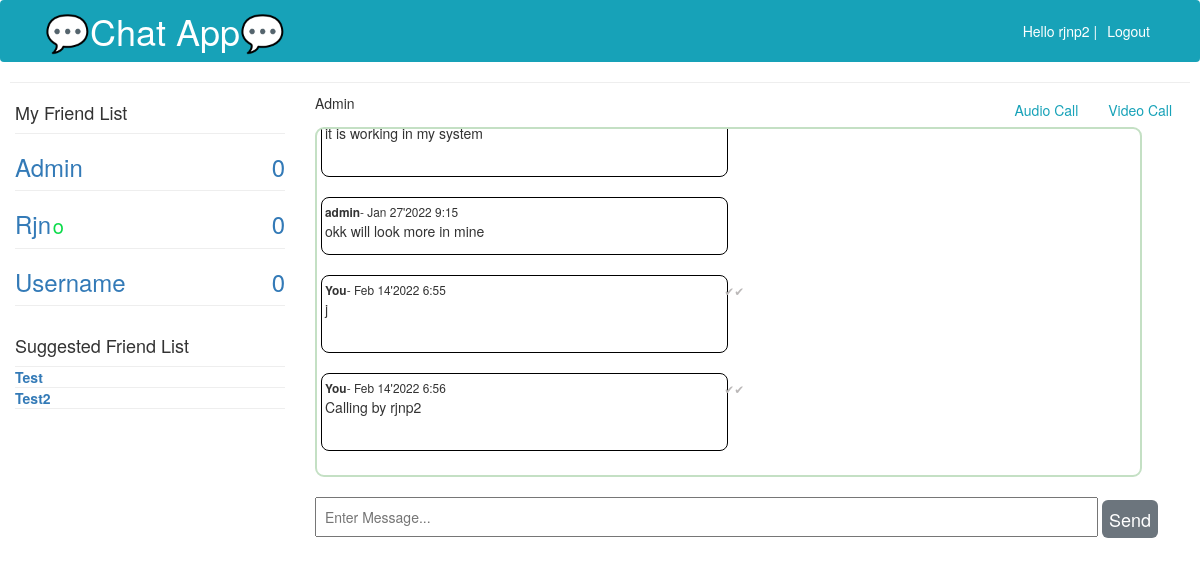
/chat_4 (signed in), run on the app's committed database.
### chat/models.py (models this page shows, shortened)
class ChatMessage(models.Model):
    id = models.UUIDField(primary_key = True,editable = False)
    chat_session = models.ForeignKey(ChatSession,on_delete=models.CASCADE,related_name='user_messages')
    user = models.ForeignKey(User, verbose_name='message_sender',on_delete=models.CASCADE)
    message_detail = models.JSONField()
    class Meta:
        ordering = ['-message_detail__timestamp']
    @staticmethod
    def count_overall_unread_msg(user_id):
        total_unread_msg = 0
        user_all_friends = ChatSession.objects.filter(Q(user1__id = user_id) | Q(user2__id = user_id))
        for ch_session in user_all_friends:
            un_read_msg_count = ChatMessage.objects.filter(chat_session = ch_session.id,message_detail__read = False).exclude(user__id = user_id).count()
            total_unread_msg += un_read_msg_count
        return total_unread_msg

### chat/views.py (the view)
# urls.py: path('', views.home, name ='home'),
@login_required
def home(request, room_name=None):
    unread_msg = ChatMessage.count_overall_unread_msg(request.user.id)
    user_inst = request.user
    user_all_friends = ChatSession.objects.filter(Q(user1 = user_inst) | Q(user2 = user_inst)).select_related('user1','user2').order_by('-updated_on')
    all_friends = []
    for ch_session in user_all_friends:
        user,user_inst = [ch_session.user2,ch_session.user1] if request.user.username == ch_session.user1.username else [ch_session.user1,ch_session.user2]
        un_read_msg_count = ChatMessage.objects.filter(chat_session = ch_session.id,message_detail__read = False).exclude(user = user_inst).count()
        data = {
            "user_name" : user.username,
            "room_name" : ch_session.room_group_name,
            "un_read_msg_count" : un_read_msg_count,
            "status" : user.profile_detail.is_online,
            "user_id" : user.id
        }
        all_friends.append(data)
    user_1 = request.user
    user_all_friends = ChatSession.objects.filter(Q(user1 = user_1) | Q(user2 = user_1))
    user_list = []
    for ch_session in user_all_friends:
        user_list.append(ch_session.user1.id)
        user_list.append(ch_session.user2.id)
    all_user = User.objects.exclude(Q(username=user_1.username)|Q(id__in = list(set(user_list))))
    opposite_user = None
    fetch_all_message= None
    if room_name:
        current_user = request.user
        try:
            check_user = ChatSession.objects.filter(Q(id = room_name[5:])&(Q(user1 = current_user)|Q(user2 = current_user)))
        except Exception:
            return HttpResponse("Something went wrong!!!")
        if check_user.exists():
            chat_user_pair = check_user.first()
            opposite_user = chat_user_pair.user2 if chat_user_pair.user1.username == current_user.username else chat_user_pair.user1
            fetch_all_message = ChatMessage.objects.filter(chat_session__id = room_name[5:]).order_by('message_detail__timestamp')
        else:
            return HttpResponse("You have't permission to chatting with this user!!!")
    context = {'unread_msg':unread_msg,
               'user_list': all_friends,
               'all_user' : all_user,
               'room_name' : room_name,
                'opposite_user' : opposite_user,
                'fetch_all_message' : fetch_all_message}
    return render(request, 'chat/home.html', context)

### chat/models.py (called while the page is built)
    @property
    def room_group_name(self):
        return f'chat_{self.id}'

### chat/templatetags/convert_date.py (called while the page is built)
@register.filter(expects_localtime=True)
def convert_date(value):
    return datetime.datetime.strptime(value, '%Y-%m-%d %H:%M:%S.%f')

### chat/templates/chat/home.html (shortened to what this page needs)
{% extends './base.html' %}
{% load convert_date %}
{% block content %}
<div class="row" id="overall-div">
    <div class="col-3">
        {% if request.user.is_authenticated %}
        <div class="friend_list">
            <h4>My Friend List</h4>
            <div>
                {% if user_list %}
                {% for user in user_list %}
                <hr style="margin:0;" />
                <div id={{user.user_name}}>
                    <a href="{% url 'chat:home' user.room_name %}" style="text-decoration: none;">
                        <h3>{{user.user_name | title}}
                            <small id="status" style="color: rgb(11, 219, 73); font-size: 20px; margin-left: -5px;">{%if user.status %} o {% endif %}</small>
                            <span id="unread" style="float: right;">{{user.un_read_msg_count}}</span>
                        </h3>
                    </a>
                </div>
                {% endfor %}
                <hr style="margin:0;" />
                {% else %}
                <p>No more users....</p>
                {% endif %}
            </div>
        </div>
        <br>
        <div class="suggested_friend_list">
            <h4>Suggested Friend List</h4>
            <div>
                {% if all_user %}
                {% for user in all_user %}
                <hr style="margin:0;" />
                <div id={{user.user_name}}>
                    <a href="{% url 'chat:create_friend' user.id %}"
                        style="text-decoration: none;"><strong>{{user.username| title}}</strong></a>
                </div>
                {% endfor %}
                <hr style="margin:0;" />
                {% else %}
                <p>No more users....</p>
                {% endif %}
            </div>
        </div>
        {% endif %}
    </div>
    <div class="col-9 content">
        {% if room_name %}
        <div class="contact-profile">
            <p id="callName">{{opposite_user.username | title}}</p>
            <div id="older_msg_div">
              <button class="btn btn-outline-info" onclick="call(video=false)">Audio Call</button>
              <button class="btn btn-outline-info" onclick="call(video=true)">Video Call</button>
            </div>
          </div>
        <div id="chat-main">
            <div id="chat-log" class="scroll">
                {% for msg in fetch_all_message %}
                <div class="chat_box" id="{{msg.id}}">
                    <small> <b class="check_user">{{msg.user.username}}</b>- {{msg.message_detail.timestamp |convert_date | date:"M d'Y f"}}</small>
                    <p>{{msg.message_detail.msg}}</p>
                    {% if msg.user == request.user %}
                    {% if msg.message_detail.read %}
                    <small id="as_read" style="color:rgb(8, 255, 8)">✔✔</small>
                    {% else %}
                    <small id="as_read" style="color: #bbb8b8;">✔✔</small>
                    {% endif %}
                    {% endif %}
                </div>
                <br>
                {% endfor %}
            </div><br>
            <input id="chat-message-input" type="text" placeholder="Enter Message..." autofocus
                style="width: 90%; padding: 8px;">
            <input class="btn btn-secondary btn-lg" id="chat-message-submit" type="button" value="Send" style="padding: 6px;">
        </div>
        {%endif%}
    </div>
</div>
{% endblock %}

### chat/templates/chat/base.html (shortened to what this page needs)
<!DOCTYPE html>
<html lang="en">
{% load static %}
<head>
    <link rel="stylesheet" href="{%  static  'chat/css/style.css'  %}">
    <link rel="stylesheet" href="https://cdn.jsdelivr.net/npm/bootstrap@4.6.0/dist/css/bootstrap.min.css"
>
    <link rel="stylesheet" href="https://use.fontawesome.com/releases/v5.15.2/css/all.css"
>
    <link rel='stylesheet prefetch'
    href='https://cdnjs.cloudflare.com/ajax/libs/font-awesome/4.6.2/css/font-awesome.min.css'>
    <link href="//maxcdn.bootstrapcdn.com/bootstrap/4.0.0/css/bootstrap.min.css" rel="stylesheet" id="bootstrap-css">
    <link href="//netdna.bootstrapcdn.com/bootstrap/3.0.0/css/bootstrap.min.css" rel="stylesheet" id="bootstrap-css">
</head>
<body>
    <div class="nav-bar">
        <nav class="navbar navbar-expand-lg navbar-info bg-info">
            <div class="container">
                <a class="" href="{% url 'chat:home' %}">
                    <h1 style="margin:0; color:white">💬Chat App💬</h1>
                </a>
                {% if user.is_authenticated %}
                <ul class="navbar-nav ml-auto">
                    <li class="nav-item active">
                        <a class="nav-link text-white"> Hello {{request.user.username}} | </a>
                    </li>
                    <li class="nav-item">
                        <a class="nav-link text-white" href="{% url 'user:logout' %}">Logout</a>
                    </li>
                </ul>
                {% endif %}
            </div>
        </nav>
    </div>
    <hr style="margin:10px;" />
    <div class="container-fluid">
        {% block content %}
        {% endblock %}
    </div>
</body>
</html>

### chat/static/chat/css/style.css (style rules this page uses)
a { text-decoration: none; }
div.scroll { margin: 4px, 4px; padding: 4px; width: 95%; height: 350px; overflow-x: auto; overflow-y: auto; text-align: justify; border: 2px solid rgb(196, 224, 196); border-radius: 9px; position: relative; }
.chat_box { border: 1px solid black; width: 50%; border-radius: 8px; padding: 3px; }
#as_read { position: relative; top: -49px; left: 100%; }
.contact-profile { display: flex; justify-content: space-between; align-content: center; }
button { cursor: pointer; }

### data on the page
ChatMessage: message_detail.msg "it is working in my system"
ChatMessage: user.username "admin", message_detail.timestamp|convert_date "Jan 27'2022 9:15", message_detail.msg "okk will look more in mine"
ChatMessage: message_detail.timestamp|convert_date "Feb 14'2022 6:55", message_detail.msg "j"
ChatMessage: message_detail.timestamp|convert_date "Feb 14'2022 6:56", message_detail.msg "Calling by rjnp2"

### other printed values
{{ request.user.username }} "rjnp2"
{{ user.user_name | title }} "Admin" "Rjn" "Username"
{{ user.un_read_msg_count }} "0" "0" "0"
{{ user.username| title }} "Test"
{{ user.username| title }} "Test2"
{{ opposite_user.username | title }} "Admin"
